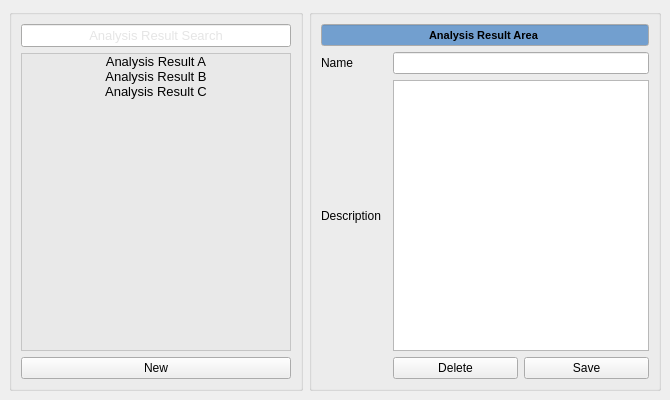
<?xml version="1.0" encoding="UTF-8"?>
<ui version="4.0">
 <class>Figure12AnalysisResultReview</class>
 <widget class="QMainWindow" name="Figure12AnalysisResultReview">
  <property name="geometry">
   <rect>
    <x>0</x>
    <y>0</y>
    <width>670</width>
    <height>400</height>
   </rect>
  </property>
  <property name="windowTitle">
   <string>Analysis Result Review</string>
  </property>
  <widget class="QWidget" name="centralwidget">
   <layout class="QGridLayout" name="gridLayout_2">
    <item row="0" column="0">
     <widget class="QGroupBox" name="analysis_result_groupbox">
      <property name="enabled">
       <bool>true</bool>
      </property>
      <property name="title">
       <string/>
      </property>
      <layout class="QVBoxLayout" name="verticalLayout">
       <item>
        <widget class="QLineEdit" name="analysis_result_search">
         <property name="palette">
          <palette>
           <active>
            <colorrole role="WindowText">
             <brush brushstyle="SolidPattern">
              <color alpha="255">
               <red>0</red>
               <green>0</green>
               <blue>0</blue>
              </color>
             </brush>
            </colorrole>
            <colorrole role="Dark">
             <brush brushstyle="SolidPattern">
              <color alpha="255">
               <red>119</red>
               <green>119</green>
               <blue>118</blue>
              </color>
             </brush>
            </colorrole>
            <colorrole role="Mid">
             <brush brushstyle="SolidPattern">
              <color alpha="255">
               <red>159</red>
               <green>159</green>
               <blue>157</blue>
              </color>
             </brush>
            </colorrole>
            <colorrole role="Text">
             <brush brushstyle="SolidPattern">
              <color alpha="255">
               <red>203</red>
               <green>203</green>
               <blue>203</blue>
              </color>
             </brush>
            </colorrole>
            <colorrole role="ButtonText">
             <brush brushstyle="SolidPattern">
              <color alpha="255">
               <red>0</red>
               <green>0</green>
               <blue>0</blue>
              </color>
             </brush>
            </colorrole>
            <colorrole role="Base">
             <brush brushstyle="SolidPattern">
              <color alpha="255">
               <red>255</red>
               <green>255</green>
               <blue>255</blue>
              </color>
             </brush>
            </colorrole>
            <colorrole role="Window">
             <brush brushstyle="SolidPattern">
              <color alpha="255">
               <red>238</red>
               <green>238</green>
               <blue>236</blue>
              </color>
             </brush>
            </colorrole>
            <colorrole role="Shadow">
             <brush brushstyle="SolidPattern">
              <color alpha="255">
               <red>0</red>
               <green>0</green>
               <blue>0</blue>
              </color>
             </brush>
            </colorrole>
            <colorrole role="AlternateBase">
             <brush brushstyle="SolidPattern">
              <color alpha="255">
               <red>184</red>
               <green>184</green>
               <blue>184</blue>
              </color>
             </brush>
            </colorrole>
            <colorrole role="ToolTipBase">
             <brush brushstyle="SolidPattern">
              <color alpha="255">
               <red>255</red>
               <green>255</green>
               <blue>220</blue>
              </color>
             </brush>
            </colorrole>
            <colorrole role="ToolTipText">
             <brush brushstyle="SolidPattern">
              <color alpha="255">
               <red>0</red>
               <green>0</green>
               <blue>0</blue>
              </color>
             </brush>
            </colorrole>
            <colorrole role="PlaceholderText">
             <brush brushstyle="NoBrush">
              <color alpha="128">
               <red>203</red>
               <green>203</green>
               <blue>203</blue>
              </color>
             </brush>
            </colorrole>
           </active>
           <inactive>
            <colorrole role="WindowText">
             <brush brushstyle="SolidPattern">
              <color alpha="255">
               <red>0</red>
               <green>0</green>
               <blue>0</blue>
              </color>
             </brush>
            </colorrole>
            <colorrole role="Dark">
             <brush brushstyle="SolidPattern">
              <color alpha="255">
               <red>119</red>
               <green>119</green>
               <blue>118</blue>
              </color>
             </brush>
            </colorrole>
            <colorrole role="Mid">
             <brush brushstyle="SolidPattern">
              <color alpha="255">
               <red>159</red>
               <green>159</green>
               <blue>157</blue>
              </color>
             </brush>
            </colorrole>
            <colorrole role="Text">
             <brush brushstyle="SolidPattern">
              <color alpha="255">
               <red>203</red>
               <green>203</green>
               <blue>203</blue>
              </color>
             </brush>
            </colorrole>
            <colorrole role="ButtonText">
             <brush brushstyle="SolidPattern">
              <color alpha="255">
               <red>0</red>
               <green>0</green>
               <blue>0</blue>
              </color>
             </brush>
            </colorrole>
            <colorrole role="Base">
             <brush brushstyle="SolidPattern">
              <color alpha="255">
               <red>255</red>
               <green>255</green>
               <blue>255</blue>
              </color>
             </brush>
            </colorrole>
            <colorrole role="Window">
             <brush brushstyle="SolidPattern">
              <color alpha="255">
               <red>238</red>
               <green>238</green>
               <blue>236</blue>
              </color>
             </brush>
            </colorrole>
            <colorrole role="Shadow">
             <brush brushstyle="SolidPattern">
              <color alpha="255">
               <red>0</red>
               <green>0</green>
               <blue>0</blue>
              </color>
             </brush>
            </colorrole>
            <colorrole role="AlternateBase">
             <brush brushstyle="SolidPattern">
              <color alpha="255">
               <red>184</red>
               <green>184</green>
               <blue>184</blue>
              </color>
             </brush>
            </colorrole>
            <colorrole role="ToolTipBase">
             <brush brushstyle="SolidPattern">
              <color alpha="255">
               <red>255</red>
               <green>255</green>
               <blue>220</blue>
              </color>
             </brush>
            </colorrole>
            <colorrole role="ToolTipText">
             <brush brushstyle="SolidPattern">
              <color alpha="255">
               <red>0</red>
               <green>0</green>
               <blue>0</blue>
              </color>
             </brush>
            </colorrole>
            <colorrole role="PlaceholderText">
             <brush brushstyle="NoBrush">
              <color alpha="128">
               <red>203</red>
               <green>203</green>
               <blue>203</blue>
              </color>
             </brush>
            </colorrole>
           </inactive>
           <disabled>
            <colorrole role="WindowText">
             <brush brushstyle="SolidPattern">
              <color alpha="255">
               <red>119</red>
               <green>119</green>
               <blue>118</blue>
              </color>
             </brush>
            </colorrole>
            <colorrole role="Dark">
             <brush brushstyle="SolidPattern">
              <color alpha="255">
               <red>119</red>
               <green>119</green>
               <blue>118</blue>
              </color>
             </brush>
            </colorrole>
            <colorrole role="Mid">
             <brush brushstyle="SolidPattern">
              <color alpha="255">
               <red>159</red>
               <green>159</green>
               <blue>157</blue>
              </color>
             </brush>
            </colorrole>
            <colorrole role="Text">
             <brush brushstyle="SolidPattern">
              <color alpha="255">
               <red>119</red>
               <green>119</green>
               <blue>118</blue>
              </color>
             </brush>
            </colorrole>
            <colorrole role="ButtonText">
             <brush brushstyle="SolidPattern">
              <color alpha="255">
               <red>119</red>
               <green>119</green>
               <blue>118</blue>
              </color>
             </brush>
            </colorrole>
            <colorrole role="Base">
             <brush brushstyle="SolidPattern">
              <color alpha="255">
               <red>238</red>
               <green>238</green>
               <blue>236</blue>
              </color>
             </brush>
            </colorrole>
            <colorrole role="Window">
             <brush brushstyle="SolidPattern">
              <color alpha="255">
               <red>238</red>
               <green>238</green>
               <blue>236</blue>
              </color>
             </brush>
            </colorrole>
            <colorrole role="Shadow">
             <brush brushstyle="SolidPattern">
              <color alpha="255">
               <red>0</red>
               <green>0</green>
               <blue>0</blue>
              </color>
             </brush>
            </colorrole>
            <colorrole role="AlternateBase">
             <brush brushstyle="SolidPattern">
              <color alpha="255">
               <red>184</red>
               <green>184</green>
               <blue>184</blue>
              </color>
             </brush>
            </colorrole>
            <colorrole role="ToolTipBase">
             <brush brushstyle="SolidPattern">
              <color alpha="255">
               <red>255</red>
               <green>255</green>
               <blue>220</blue>
              </color>
             </brush>
            </colorrole>
            <colorrole role="ToolTipText">
             <brush brushstyle="SolidPattern">
              <color alpha="255">
               <red>0</red>
               <green>0</green>
               <blue>0</blue>
              </color>
             </brush>
            </colorrole>
            <colorrole role="PlaceholderText">
             <brush brushstyle="NoBrush">
              <color alpha="128">
               <red>203</red>
               <green>203</green>
               <blue>203</blue>
              </color>
             </brush>
            </colorrole>
           </disabled>
          </palette>
         </property>
         <property name="font">
          <font>
           <pointsize>10</pointsize>
          </font>
         </property>
         <property name="text">
          <string/>
         </property>
         <property name="alignment">
          <set>Qt::AlignCenter</set>
         </property>
         <property name="placeholderText">
          <string>Analysis Result Search</string>
         </property>
        </widget>
       </item>
       <item>
        <widget class="QListWidget" name="analysis_result_listwidget">
         <property name="palette">
          <palette>
           <active>
            <colorrole role="WindowText">
             <brush brushstyle="SolidPattern">
              <color alpha="255">
               <red>0</red>
               <green>0</green>
               <blue>0</blue>
              </color>
             </brush>
            </colorrole>
            <colorrole role="Button">
             <brush brushstyle="SolidPattern">
              <color alpha="255">
               <red>255</red>
               <green>255</green>
               <blue>255</blue>
              </color>
             </brush>
            </colorrole>
            <colorrole role="Light">
             <brush brushstyle="SolidPattern">
              <color alpha="255">
               <red>255</red>
               <green>255</green>
               <blue>255</blue>
              </color>
             </brush>
            </colorrole>
            <colorrole role="Midlight">
             <brush brushstyle="SolidPattern">
              <color alpha="255">
               <red>255</red>
               <green>255</green>
               <blue>255</blue>
              </color>
             </brush>
            </colorrole>
            <colorrole role="Dark">
             <brush brushstyle="SolidPattern">
              <color alpha="255">
               <red>127</red>
               <green>127</green>
               <blue>127</blue>
              </color>
             </brush>
            </colorrole>
            <colorrole role="Mid">
             <brush brushstyle="SolidPattern">
              <color alpha="255">
               <red>170</red>
               <green>170</green>
               <blue>170</blue>
              </color>
             </brush>
            </colorrole>
            <colorrole role="Text">
             <brush brushstyle="SolidPattern">
              <color alpha="255">
               <red>0</red>
               <green>0</green>
               <blue>0</blue>
              </color>
             </brush>
            </colorrole>
            <colorrole role="BrightText">
             <brush brushstyle="SolidPattern">
              <color alpha="255">
               <red>255</red>
               <green>255</green>
               <blue>255</blue>
              </color>
             </brush>
            </colorrole>
            <colorrole role="Base">
             <brush brushstyle="SolidPattern">
              <color alpha="142">
               <red>229</red>
               <green>229</green>
               <blue>229</blue>
              </color>
             </brush>
            </colorrole>
            <colorrole role="Window">
             <brush brushstyle="SolidPattern">
              <color alpha="255">
               <red>255</red>
               <green>255</green>
               <blue>255</blue>
              </color>
             </brush>
            </colorrole>
            <colorrole role="Shadow">
             <brush brushstyle="SolidPattern">
              <color alpha="255">
               <red>0</red>
               <green>0</green>
               <blue>0</blue>
              </color>
             </brush>
            </colorrole>
            <colorrole role="AlternateBase">
             <brush brushstyle="SolidPattern">
              <color alpha="255">
               <red>255</red>
               <green>255</green>
               <blue>255</blue>
              </color>
             </brush>
            </colorrole>
            <colorrole role="ToolTipBase">
             <brush brushstyle="SolidPattern">
              <color alpha="255">
               <red>255</red>
               <green>255</green>
               <blue>220</blue>
              </color>
             </brush>
            </colorrole>
            <colorrole role="ToolTipText">
             <brush brushstyle="SolidPattern">
              <color alpha="255">
               <red>0</red>
               <green>0</green>
               <blue>0</blue>
              </color>
             </brush>
            </colorrole>
            <colorrole role="PlaceholderText">
             <brush brushstyle="NoBrush">
              <color alpha="128">
               <red>0</red>
               <green>0</green>
               <blue>0</blue>
              </color>
             </brush>
            </colorrole>
           </active>
           <inactive>
            <colorrole role="WindowText">
             <brush brushstyle="SolidPattern">
              <color alpha="255">
               <red>0</red>
               <green>0</green>
               <blue>0</blue>
              </color>
             </brush>
            </colorrole>
            <colorrole role="Button">
             <brush brushstyle="SolidPattern">
              <color alpha="255">
               <red>255</red>
               <green>255</green>
               <blue>255</blue>
              </color>
             </brush>
            </colorrole>
            <colorrole role="Light">
             <brush brushstyle="SolidPattern">
              <color alpha="255">
               <red>255</red>
               <green>255</green>
               <blue>255</blue>
              </color>
             </brush>
            </colorrole>
            <colorrole role="Midlight">
             <brush brushstyle="SolidPattern">
              <color alpha="255">
               <red>255</red>
               <green>255</green>
               <blue>255</blue>
              </color>
             </brush>
            </colorrole>
            <colorrole role="Dark">
             <brush brushstyle="SolidPattern">
              <color alpha="255">
               <red>127</red>
               <green>127</green>
               <blue>127</blue>
              </color>
             </brush>
            </colorrole>
            <colorrole role="Mid">
             <brush brushstyle="SolidPattern">
              <color alpha="255">
               <red>170</red>
               <green>170</green>
               <blue>170</blue>
              </color>
             </brush>
            </colorrole>
            <colorrole role="Text">
             <brush brushstyle="SolidPattern">
              <color alpha="255">
               <red>0</red>
               <green>0</green>
               <blue>0</blue>
              </color>
             </brush>
            </colorrole>
            <colorrole role="BrightText">
             <brush brushstyle="SolidPattern">
              <color alpha="255">
               <red>255</red>
               <green>255</green>
               <blue>255</blue>
              </color>
             </brush>
            </colorrole>
            <colorrole role="Base">
             <brush brushstyle="SolidPattern">
              <color alpha="142">
               <red>229</red>
               <green>229</green>
               <blue>229</blue>
              </color>
             </brush>
            </colorrole>
            <colorrole role="Window">
             <brush brushstyle="SolidPattern">
              <color alpha="255">
               <red>255</red>
               <green>255</green>
               <blue>255</blue>
              </color>
             </brush>
            </colorrole>
            <colorrole role="Shadow">
             <brush brushstyle="SolidPattern">
              <color alpha="255">
               <red>0</red>
               <green>0</green>
               <blue>0</blue>
              </color>
             </brush>
            </colorrole>
            <colorrole role="AlternateBase">
             <brush brushstyle="SolidPattern">
              <color alpha="255">
               <red>255</red>
               <green>255</green>
               <blue>255</blue>
              </color>
             </brush>
            </colorrole>
            <colorrole role="ToolTipBase">
             <brush brushstyle="SolidPattern">
              <color alpha="255">
               <red>255</red>
               <green>255</green>
               <blue>220</blue>
              </color>
             </brush>
            </colorrole>
            <colorrole role="ToolTipText">
             <brush brushstyle="SolidPattern">
              <color alpha="255">
               <red>0</red>
               <green>0</green>
               <blue>0</blue>
              </color>
             </brush>
            </colorrole>
            <colorrole role="PlaceholderText">
             <brush brushstyle="NoBrush">
              <color alpha="128">
               <red>0</red>
               <green>0</green>
               <blue>0</blue>
              </color>
             </brush>
            </colorrole>
           </inactive>
           <disabled>
            <colorrole role="WindowText">
             <brush brushstyle="SolidPattern">
              <color alpha="255">
               <red>127</red>
               <green>127</green>
               <blue>127</blue>
              </color>
             </brush>
            </colorrole>
            <colorrole role="Button">
             <brush brushstyle="SolidPattern">
              <color alpha="255">
               <red>255</red>
               <green>255</green>
               <blue>255</blue>
              </color>
             </brush>
            </colorrole>
            <colorrole role="Light">
             <brush brushstyle="SolidPattern">
              <color alpha="255">
               <red>255</red>
               <green>255</green>
               <blue>255</blue>
              </color>
             </brush>
            </colorrole>
            <colorrole role="Midlight">
             <brush brushstyle="SolidPattern">
              <color alpha="255">
               <red>255</red>
               <green>255</green>
               <blue>255</blue>
              </color>
             </brush>
            </colorrole>
            <colorrole role="Dark">
             <brush brushstyle="SolidPattern">
              <color alpha="255">
               <red>127</red>
               <green>127</green>
               <blue>127</blue>
              </color>
             </brush>
            </colorrole>
            <colorrole role="Mid">
             <brush brushstyle="SolidPattern">
              <color alpha="255">
               <red>170</red>
               <green>170</green>
               <blue>170</blue>
              </color>
             </brush>
            </colorrole>
            <colorrole role="Text">
             <brush brushstyle="SolidPattern">
              <color alpha="255">
               <red>127</red>
               <green>127</green>
               <blue>127</blue>
              </color>
             </brush>
            </colorrole>
            <colorrole role="BrightText">
             <brush brushstyle="SolidPattern">
              <color alpha="255">
               <red>255</red>
               <green>255</green>
               <blue>255</blue>
              </color>
             </brush>
            </colorrole>
            <colorrole role="Base">
             <brush brushstyle="SolidPattern">
              <color alpha="255">
               <red>255</red>
               <green>255</green>
               <blue>255</blue>
              </color>
             </brush>
            </colorrole>
            <colorrole role="Window">
             <brush brushstyle="SolidPattern">
              <color alpha="255">
               <red>255</red>
               <green>255</green>
               <blue>255</blue>
              </color>
             </brush>
            </colorrole>
            <colorrole role="Shadow">
             <brush brushstyle="SolidPattern">
              <color alpha="255">
               <red>0</red>
               <green>0</green>
               <blue>0</blue>
              </color>
             </brush>
            </colorrole>
            <colorrole role="AlternateBase">
             <brush brushstyle="SolidPattern">
              <color alpha="255">
               <red>255</red>
               <green>255</green>
               <blue>255</blue>
              </color>
             </brush>
            </colorrole>
            <colorrole role="ToolTipBase">
             <brush brushstyle="SolidPattern">
              <color alpha="255">
               <red>255</red>
               <green>255</green>
               <blue>220</blue>
              </color>
             </brush>
            </colorrole>
            <colorrole role="ToolTipText">
             <brush brushstyle="SolidPattern">
              <color alpha="255">
               <red>0</red>
               <green>0</green>
               <blue>0</blue>
              </color>
             </brush>
            </colorrole>
            <colorrole role="PlaceholderText">
             <brush brushstyle="NoBrush">
              <color alpha="128">
               <red>0</red>
               <green>0</green>
               <blue>0</blue>
              </color>
             </brush>
            </colorrole>
           </disabled>
          </palette>
         </property>
         <property name="font">
          <font>
           <pointsize>10</pointsize>
           <kerning>true</kerning>
          </font>
         </property>
         <property name="editTriggers">
          <set>QAbstractItemView::DoubleClicked|QAbstractItemView::EditKeyPressed</set>
         </property>
         <property name="resizeMode">
          <enum>QListView::Adjust</enum>
         </property>
         <property name="spacing">
          <number>0</number>
         </property>
         <item>
          <property name="text">
           <string>Analysis Result A</string>
          </property>
          <property name="textAlignment">
           <set>AlignCenter</set>
          </property>
         </item>
         <item>
          <property name="text">
           <string>Analysis Result B</string>
          </property>
          <property name="textAlignment">
           <set>AlignCenter</set>
          </property>
         </item>
         <item>
          <property name="text">
           <string>Analysis Result C</string>
          </property>
          <property name="font">
           <font>
            <weight>50</weight>
            <italic>false</italic>
            <bold>false</bold>
            <underline>false</underline>
           </font>
          </property>
          <property name="textAlignment">
           <set>AlignCenter</set>
          </property>
          <property name="background">
           <brush brushstyle="NoBrush">
            <color alpha="255">
             <red>0</red>
             <green>0</green>
             <blue>0</blue>
            </color>
           </brush>
          </property>
          <property name="foreground">
           <brush brushstyle="NoBrush">
            <color alpha="255">
             <red>0</red>
             <green>0</green>
             <blue>0</blue>
            </color>
           </brush>
          </property>
         </item>
        </widget>
       </item>
       <item>
        <widget class="QPushButton" name="new_button">
         <property name="text">
          <string>New</string>
         </property>
        </widget>
       </item>
      </layout>
     </widget>
    </item>
    <item row="0" column="1">
     <widget class="QGroupBox" name="analysis_result_area_groupbox">
      <property name="title">
       <string/>
      </property>
      <layout class="QGridLayout" name="gridLayout">
       <item row="1" column="2" colspan="2">
        <widget class="QLineEdit" name="name_lineedit"/>
       </item>
       <item row="3" column="2">
        <widget class="QPushButton" name="delete_button">
         <property name="text">
          <string>Delete</string>
         </property>
        </widget>
       </item>
       <item row="1" column="0">
        <widget class="QLabel" name="name_label">
         <property name="text">
          <string>Name</string>
         </property>
         <property name="buddy">
          <cstring>name_lineedit</cstring>
         </property>
        </widget>
       </item>
       <item row="2" column="0">
        <widget class="QLabel" name="description_label">
         <property name="text">
          <string>Description</string>
         </property>
         <property name="buddy">
          <cstring>description_textedit</cstring>
         </property>
        </widget>
       </item>
       <item row="2" column="2" colspan="2">
        <widget class="QTextEdit" name="description_textedit"/>
       </item>
       <item row="3" column="3">
        <widget class="QPushButton" name="save_button">
         <property name="text">
          <string>Save</string>
         </property>
        </widget>
       </item>
       <item row="0" column="0" colspan="4">
        <widget class="QLineEdit" name="analysis_result_area_lineedit">
         <property name="palette">
          <palette>
           <active>
            <colorrole role="Base">
             <brush brushstyle="SolidPattern">
              <color alpha="255">
               <red>114</red>
               <green>159</green>
               <blue>207</blue>
              </color>
             </brush>
            </colorrole>
           </active>
           <inactive>
            <colorrole role="Base">
             <brush brushstyle="SolidPattern">
              <color alpha="255">
               <red>114</red>
               <green>159</green>
               <blue>207</blue>
              </color>
             </brush>
            </colorrole>
           </inactive>
           <disabled>
            <colorrole role="Base">
             <brush brushstyle="SolidPattern">
              <color alpha="255">
               <red>255</red>
               <green>255</green>
               <blue>255</blue>
              </color>
             </brush>
            </colorrole>
           </disabled>
          </palette>
         </property>
         <property name="font">
          <font>
           <pointsize>8</pointsize>
           <weight>75</weight>
           <bold>true</bold>
          </font>
         </property>
         <property name="layoutDirection">
          <enum>Qt::LeftToRight</enum>
         </property>
         <property name="autoFillBackground">
          <bool>false</bool>
         </property>
         <property name="text">
          <string>Analysis Result Area</string>
         </property>
         <property name="alignment">
          <set>Qt::AlignCenter</set>
         </property>
         <property name="readOnly">
          <bool>true</bool>
         </property>
        </widget>
       </item>
      </layout>
     </widget>
    </item>
   </layout>
  </widget>
 </widget>
 <resources/>
 <connections/>
</ui>
